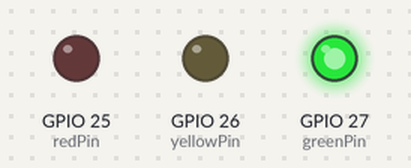
Recording of a sketch running on a simulated ESP32. On the bench: output pins drawn as LEDs (lit = HIGH).

Above: at 2.5 s.
At 6.2 s:
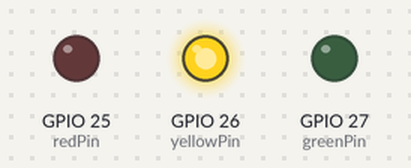
At 7.7 s:
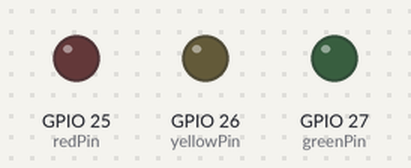
At 10.5 s:
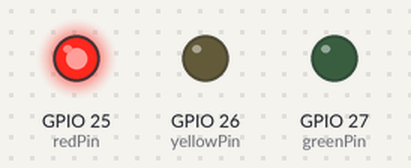
Timing chart, 0 to 16.9 s (numbered marks = the images above):
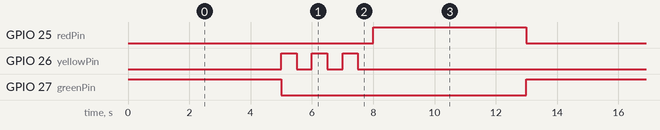

The sketch:

project_4.ino
```cpp
/*
  keyestudio ESP32 Inventor Learning Kit
  Project 4 Traffic Light
  http://www.keyestudio.com
*/
int greenPin = 27;   //Green LED connects to IO27
int yellowPin = 26; //Yellow LED connects to IO26
int redPin = 25;   //Red LED connects to IO25
void setup() {
  //Set all LED interfaces to output mode
  pinMode(greenPin, OUTPUT);
  pinMode(yellowPin, OUTPUT);
  pinMode(redPin, OUTPUT);
}

void loop() {
  digitalWrite(greenPin, HIGH); //Light green LED up
  delay(5000);  //Delay 5s
  digitalWrite(greenPin, LOW); //Turn green LED off
  for (int i = 1; i <= 3; i++) {  //Execute for 3 times
    digitalWrite(yellowPin, HIGH); //Light yellow LED up
    delay(500); //Delay 0.5s
    digitalWrite(yellowPin, LOW); // Turn yellow LED off
    delay(500); //Delay 0.5s
  }
  digitalWrite(redPin, HIGH); //Light red LED up
  delay(5000);  //Delay 5s
  digitalWrite(redPin, LOW); //Turn red LED off

}
```

Measured:
- by itself, GPIO 25 (redPin), GPIO 27 (greenPin): alternates HIGH for 5.0 s and LOW for 8.0 s
- by itself, GPIO 26 (yellowPin): repeats every 13.0 s: 2 × (LOW 0.50 s, HIGH 0.50 s), LOW 10.5 s, HIGH 0.50 s
- by itself, everything shown: repeats every 13.0 s, in 9 steps
